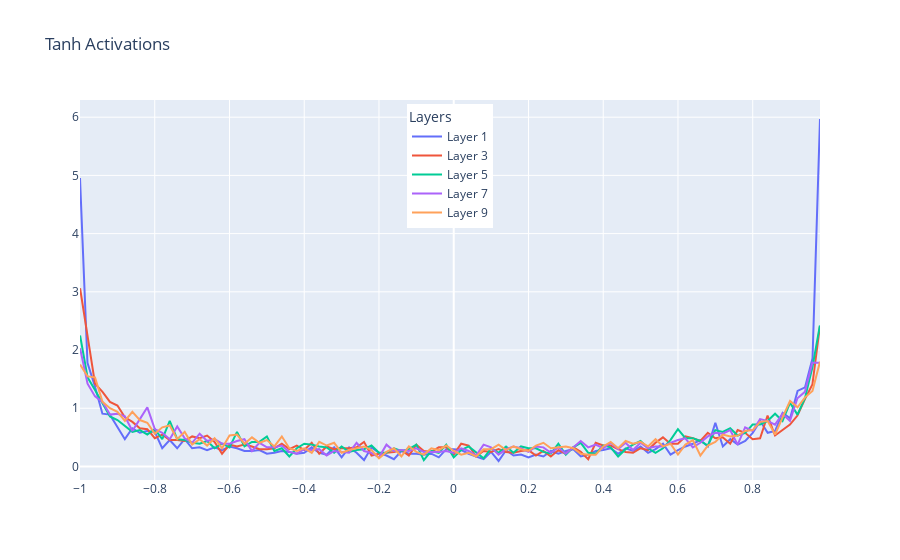

The code cell stored with this chart in its notebook:
### Markdown cell above
Now lets write the code for visualizing the actvations and the gradients of the tanh layer.
1. So we would look at the activations and the gradients of the tanh layer and plot the histograms of them with density plots and see how they behave

### Code cell
import matplotlib.pyplot as plt
import plotly.graph_objects as go

fig = go.Figure()
for i,layer in enumerate(layers[:-1]):
    if isinstance(layer, Tanh):
        l = f"Layer {i}"
        d = layer.out.detach()
        
        hy,hx = torch.histogram(d, density=True)
        fig.add_trace(go.Scatter(x = hx[:-1], y=hy, name = l))
        print(f"{l} | mean = {d.mean()} | std = {d.std()} | % Saturated = {(d.abs()>0.97).float().mean() * 100} %")
fig.update_layout(legend=dict(
    yanchor="top",
    y=0.99,
    xanchor="center",
    x=0.50,
    title = 'Layers'
), title = "Tanh Activations")
fig.show()
